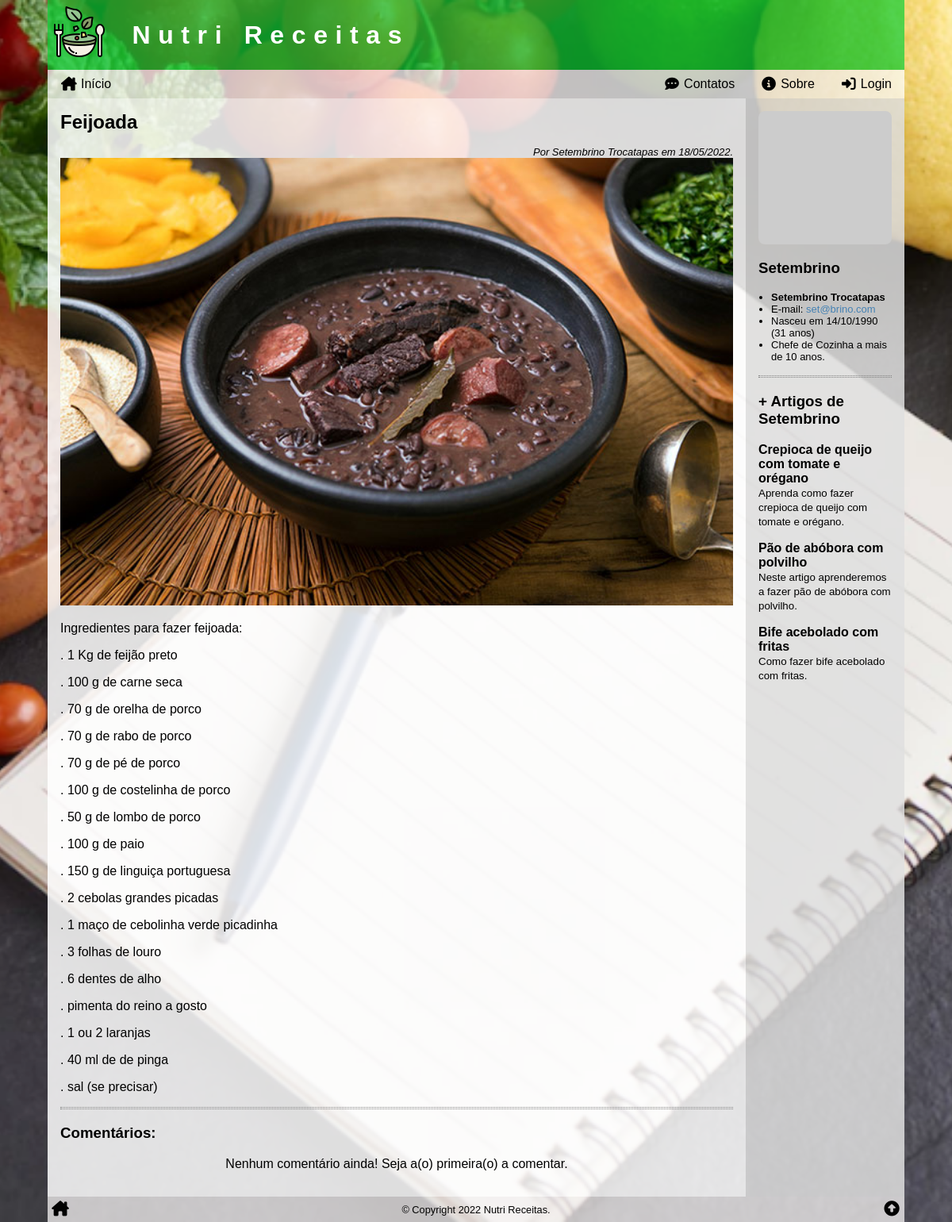
The app's page /ler/?id=6 with its own data.
### tables this page shows
CREATE TABLE articles (
    art_id INT PRIMARY KEY AUTO_INCREMENT,
    art_title VARCHAR(127),
    art_intro VARCHAR(255),
    art_thumb VARCHAR(255),
    art_content TEXT,
    art_author INT,
    art_date TIMESTAMP DEFAULT CURRENT_TIMESTAMP,
    art_status ENUM('on', 'off', 'deleted') DEFAULT 'on',
    art_views INT DEFAULT 0,
    FOREIGN KEY (art_author) REFERENCES users (user_id)
);

CREATE TABLE users (
    user_id INT PRIMARY KEY AUTO_INCREMENT,
    user_name VARCHAR(255),
    user_email VARCHAR(255),
    user_birth DATE,
    user_photo VARCHAR(255),
    user_date TIMESTAMP DEFAULT CURRENT_TIMESTAMP,
    user_profile TEXT,
    user_password VARCHAR(255),
    user_type ENUM('user', 'author', 'admin') DEFAULT 'user',
    user_status ENUM('on', 'off', 'deleted') DEFAULT 'on'
);

### _config.php (called while the page is built, shortened)
<?php
function get_years_old($birth)
{
    $n = array(date('Y'), date('m'), date('d'));
    $b = explode('-', $birth);
    $yo = $n[0] - $b[0];
    if ($n[1] < $b[1]) {
        $yo--;
    } elseif ($n[1] == $b[1] and $n[2] <= $b[2]) {
        $yo--;
    }
    return $yo;
}

### ler/index.php (the view, shortened to what this page needs)
<?php
require($_SERVER['DOCUMENT_ROOT'] . '/_config.php');
$comment_list = '';
if (isset($_GET['id'])) $id = intval($_GET['id']);
else $id = 0;
$sql = <<<SQL
SELECT *,
	    -- DATE_FORMAT(art_date, '%d/%m/%Y às %H:%i') AS date_br,
        DATE_FORMAT(art_date, '%d/%m/%Y') AS date_br,
        DATE_FORMAT(user_birth, '%d/%m/%Y') AS birth_br
    FROM `articles`
INNER JOIN `users` ON art_author = user_id
WHERE art_id = '{$id}'
    AND art_status = 'on'
    AND art_date <= NOW();
SQL;
$res = $conn->query($sql);
$artigo = $res->fetch_assoc();
$html_article = <<<HTML
<h2>{$artigo['art_title']}</h2>
<div class="author-date">
    Por {$artigo['user_name']} em {$artigo['date_br']}.
</div>
<div>{$artigo['art_content']}</div>
HTML;
$nome = explode(' ', $artigo['user_name'])[0];
$idade = get_years_old($artigo['user_birth']);
$html_author = <<<HTML
<div class="author-meta">
    <img src="{$artigo['user_photo']}" alt="{$artigo['user_name']}">
    <h3>{$nome}</h3>
    <ul>
        <li><strong>{$artigo['user_name']}</strong></li>
        <li>E-mail: <a href="mailto:{$artigo['user_email']}" target="_blank">{$artigo['user_email']}</a></li>
        <li>Nasceu em {$artigo['birth_br']} ({$idade} anos)</li>
        <li>{$artigo['user_profile']}</li>
    </ul>
</div>
HTML;
$sql = <<<SQL
SELECT art_id, art_title, art_intro
FROM `articles`
WHERE art_author = '{$artigo['user_id']}'
    AND art_id != '{$artigo['art_id']}'
	AND art_status = 'on'
    AND art_date <= NOW()
ORDER BY RAND()
LIMIT 4;
SQL;
$res = $conn->query($sql);
if ($res->num_rows > 0) :
    $html_author .= <<<HTML
<div class="author-articles">
    <hr class="divider">
    <h3>+ Artigos de {$nome}</h3>
HTML;
    while ($mais_artigos = $res->fetch_assoc()) :
        $html_author .= <<<HTML
    <div class="author-article" onclick="location.href='/ler/?id={$mais_artigos['art_id']}'">
        <h4>{$mais_artigos['art_title']}</h4>
        <small>{$mais_artigos['art_intro']}</small>
    </div>
HTML;
    endwhile;
    $html_author .= "</div>";
endif;
$sql = <<<SQL
SELECT comments.*, users.user_name, users.user_photo,
DATE_FORMAT(cmt_date, '%d/%m/%Y às %H:%i') AS cmt_date_br
 FROM comments
 INNER JOIN users ON cmt_author = user_id
WHERE cmt_article = '{$id}'
AND cmt_status = 'on'
ORDER BY cmt_date DESC;
SQL;
$res = $conn->query($sql);
if ($res->num_rows > 0) :
    while ($cmt = $res->fetch_assoc()) :
        $comment_list .= <<<HTML
     <div class="comment">
        <div class="comment-meta">
            Por {$cmt['user_name']} em {$cmt['cmt_date_br']}.
        </div>
        {$cmt['cmt_comment']}
     </div>
HTML;
    endwhile;
else :
    $comment_list = '<p class="text-center">Nenhum comentário ainda! Seja a(o) primeira(o) a comentar.</p>';
endif;
require($_SERVER['DOCUMENT_ROOT'] . '/_header.php');
?>
<section>
    <?php
    echo $html_article;
    ?>
    <hr class="divider">
    <h3>Comentários:</h3>
    <?php echo $comment_list; ?>
</section>
<aside>
    <?php
    echo $html_author;
    ?>
</aside>
<?php
require($_SERVER['DOCUMENT_ROOT'] . '/_footer.php');

### ler/style.css (style rules this page uses)
.author-date { margin-top: 1rem; font-size: small; text-align: right; font-style: italic; }
section img { width: 100%; max-width: auto; }
.author-meta img { display: block; width: 100%; max-width: 200px; margin: auto; border-radius: .5rem; }
.author-meta ul { font-size: small; margin: 0; padding-left: 1rem; }
.author-article { cursor: pointer; margin-bottom: 1rem; }
.author-article:last-child { margin-bottom: 0; }
.author-article h4 { margin: 0; }

### style.css (style rules this page uses)
* { box-sizing: border-box; outline: none; transition: .2s; }
html, body { position: relative; width: 100%; height: 100%; padding: 0; margin: 0; font-family:'Gill Sans', 'Gill Sans MT', Calibri, 'Trebuchet MS', sans-serif; font-size: 16px; }
a { color: steelblue; text-decoration: none; }
header, nav, section, article, main, aside, footer { display: block; }
body { background-color: rgb(170, 170, 170); background-attachment: fixed; background-image: url('/img/background.png'); background-position: center; background-repeat: no-repeat; background-size: cover; }
.wrap>main>section, .wrap>main>aside { padding: 1rem; }
.wrap>main>section { flex-grow: 1; background-color: rgba(255, 255, 255, .85); }
.wrap>main>aside { border-top: 3px dotted grey; background: rgba(224, 224, 224, .85); }
.wrap>main>section>h2:first-child, .wrap>main>aside>h3:first-child { margin: 0; }
.text-center { text-align: center; }
hr.divider { border: none; border-top: 1px dotted grey; border-bottom: 1px dotted grey; height: 3px; margin: 1rem 0; }
@media (min-width: 768px) { .wrap>main>aside { border-top: none; border-left: 3px grey; flex: 0 0 200px; } }

### records on screen
articles: art_title "Feijoada", art_author.user_name "Setembrino Trocatapas", art_content (picture), art_content "Ingredientes para fazer feijoada: . 1 Kg de feijão preto . 100 g de carne seca . 70 g de orelha de porco . 70 g de rabo de porco . 70 g de pé de porco . 100 g de costelinha de porco . 50 g de lombo de porco . 100 g de paio . 150 g de linguiça portuguesa . 2 cebolas grandes picadas . 1 maço de cebolinha verde picadinha . 3 folhas de louro . 6 dentes de alho . pimenta do reino a gosto . 1 ou 2 laranjas . 40 ml de de pinga . sal (se precisar)", art_author.user_name "Setembrino", art_author.user_email "set@brino.com", art_author.user_birth "31", art_author.user_profile "Chefe de Cozinha a mais de 10 anos."
articles: art_title "Crepioca de queijo com tomate e orégano", art_intro "Aprenda como fazer crepioca de queijo com tomate e orégano."
articles: art_title "Pão de abóbora com polvilho", art_intro "Neste artigo aprenderemos a fazer pão de abóbora com polvilho."
articles: art_title "Bife acebolado com fritas", art_intro "Como fazer bife acebolado com fritas."

### other values on screen
$artigo['date_br'] "18/05/2022"
$artigo['birth_br'] "14/10/1990"
